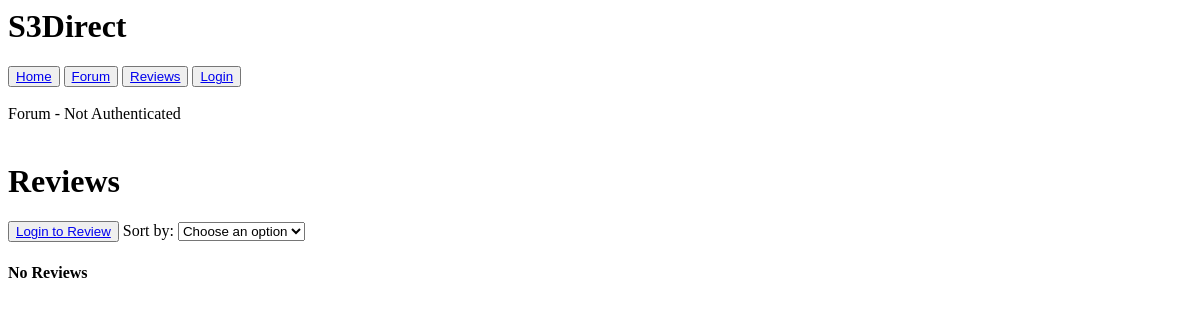
The page /reviews/ on the database as committed earlier.
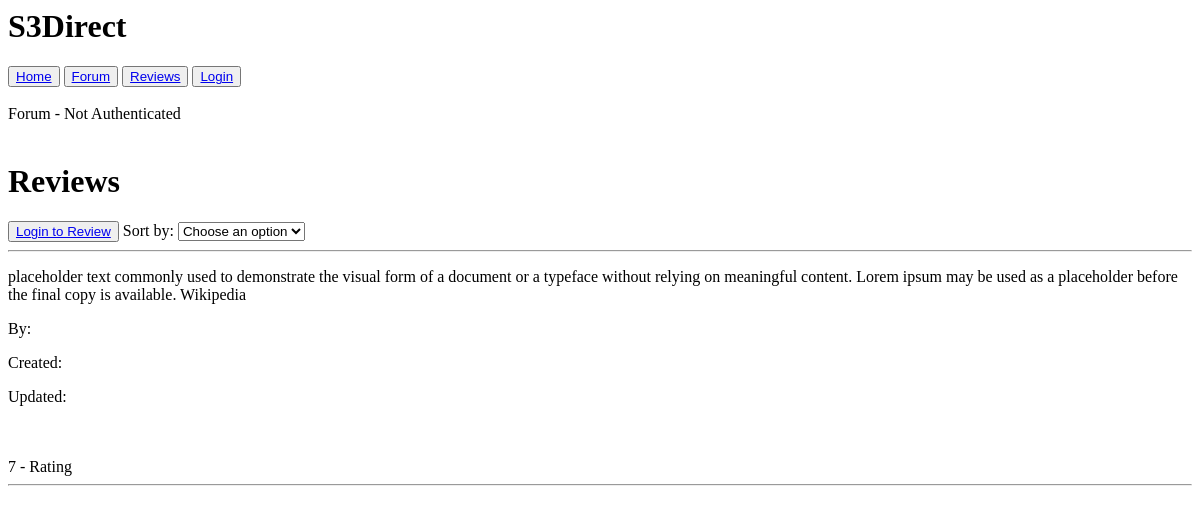
The same page on the database as committed later.
### Core/models.py (models this page shows)
class Reviews(models.Model):
    dateCreated = models.DateTimeField(auto_now_add = True)
    dateModified = models.DateTimeField(auto_now = True)
    primaryKey = models.UUIDField(default=uuid.uuid4, editable=False, unique=True)
    Profile = models.ForeignKey(Account, on_delete=models.CASCADE)
    Content = models.CharField(max_length=1000, default="")
    Rating = models.IntegerField(default=0)

### Core/views/ReviewsC.py (the view)
# urls.py: path("reviews/", ReviewsC.reviewsFunc, name = "ReviewsPage"),
def reviewsFunc(request):
    if request.method == 'GET':
        sortby, Param = str(request.GET.get('sortby')), None
        if sortby.endswith('date'):
            if sortby.startswith('asc'):
                Param = 'dateCreated'
            else:
                Param = '-dateCreated'
        else:
            if sortby.startswith('asc'):
                Param = 'Rating'
            else:
                Param = '-Rating'
        if request.user.is_authenticated:
            _Account = Account.objects.get(Username = request.user)
            UserReviews = Reviews.objects.filter(Profile = _Account).first()
            _Reviews = Reviews.objects.exclude(Profile = _Account).order_by(Param)
            context = {
                "isAuthenticated": True,
                "Account": _Account,
                "UserReviews": UserReviews,
                "Reviews": _Reviews
            }
        else:
            _Reviews = Reviews.objects.all().order_by(Param)
            context = {
                "isAuthenticated": False,
                "Reviews": _Reviews
            }
        return render(request, 'Public/Reviews/Reviews.html', context)
    else:
        return HttpResponseRedirect(reverse('Public:ReviewsPage'))

### Core/templates/Public/Reviews/Reviews.html (shortened to what this page needs)
{% extends 'Core.html' %}
{% block content %}
  Forum -
  {% if isAuthenticated %}
  You are Authenticated as {{ Account.Username }}
  {% else %}
  Not Authenticated
  {% endif %}
  <br/><br/>
  <h1>Reviews</h1>
  {% if isAuthenticated %}
  <button><a href="{% url 'Public:ReviewsUpdatePage' %}">Your Review</a></button>
  {% else %}
  <button><a href="{% url 'Authenticate:LoginPage' %}">Login to Review</a></button>
  {% endif %}
  <label for="options">Sort by:</label>
    <select id="options" onchange="window.location.href = this.value;">
        <option value="" selected disabled>Choose an option</option>
    </select>
  {% for r in Reviews %}
    <hr/>
    <p>{{ r.Content }}</p>
    <p>By: {{ post.Profile.Username }}</p>
    <p>Created: {{ post.dateCreated }}</p>
    <p>Updated: {{ post.dateModified }}</p>
    <br/><br/>
    {{ r.Rating }}
    - Rating
    <hr/>
    <br/><br/>
  {% empty %}
    <h4>No Reviews</h4>
  {% endfor %}
{% endblock %}

Rows that differ between the two databases and show on the page:
added Reviews: Content "placeholder text commonly used to demonstrate the visual form of a document or a typeface without relying on meaningful content. Lorem ipsum may be used as a placeholder before the final copy is available. Wikipedia", Rating "7"
Other text that changed with them:
text no longer shown: "No Reviews"
